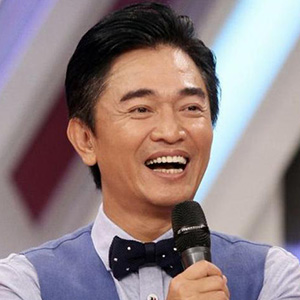
#> input picture python-notebooks/OpenCV/OpenCV_datasets/Jacky_Wu.jpg, 300 x 300 px, given in place of the camera
$ python 'Webcam背景模糊.py'
#> lines starting #> are read from the running program, lines starting #| are printed output that depends on the picture; after the words box and inside, x2 and y2 are one past the last pixel; in counts of white or black regions, pixels touching at a corner belong together
import cv2
import numpy as np


cap = cv2.VideoCapture(0)

if not cap.isOpened():
    print("無法開啟 Webcam")
    raise SystemExit


print("Webcam 背景模糊")
print("按 q 離開程式")

while True:
    ret, frame = cap.read()
#> frame is the input picture: shape (300, 300, 3); mean B, G, R 130.1, 128.1, 145

    if not ret:
        print("無法讀取畫面")
        break

    frame = cv2.flip(frame, 1)
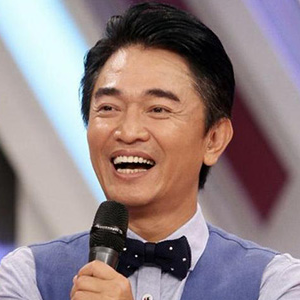
#> frame: shape (300, 300, 3); mean B, G, R 130.1, 128.1, 145

    hsv = cv2.cvtColor(frame, cv2.COLOR_BGR2HSV)
#> hsv: shape (300, 300, 3); mean H, S, V 78, 68.6, 155.2

    lower_white = np.array([0, 0, 160])
    upper_white = np.array([180, 80, 255])

    background_mask = cv2.inRange(
        hsv,
        lower_white,
        upper_white
    )
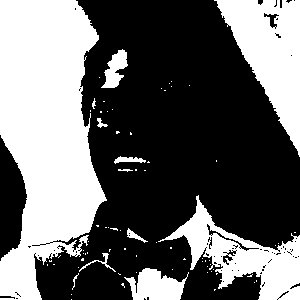
#> background_mask: shape (300, 300); 40.4% white; 75 white regions (63 under 20 px), largest, box (x1, y1, x2, y2) and area: (0, 0, 107, 300) 22056, (214, 0, 300, 157) 6565, (158, 195, 300, 300) 5243

    foreground_mask = cv2.bitwise_not(background_mask)

    kernel = np.ones((5, 5), np.uint8)

    foreground_mask = cv2.morphologyEx(
        foreground_mask,
        cv2.MORPH_OPEN,
        kernel
    )
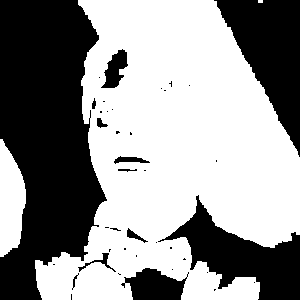
#> foreground_mask: shape (300, 300); 58% white; 40 black regions (28 under 20 px), largest, box (x1, y1, x2, y2) and area: (0, 0, 107, 300) 22539, (214, 0, 300, 157) 6734, (158, 195, 300, 300) 5916

    foreground_mask = cv2.morphologyEx(
        foreground_mask,
        cv2.MORPH_CLOSE,
        kernel
    )
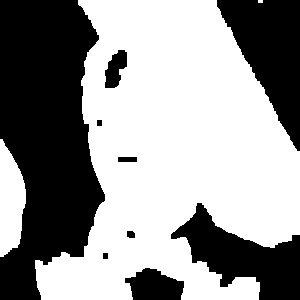
#> foreground_mask: shape (300, 300); 58.8% white; 9 black regions, largest, box (x1, y1, x2, y2) and area: (0, 0, 105, 300) 22481, (217, 0, 300, 151) 6721, (171, 203, 300, 300) 5805

    # 模糊整張畫面
    blurred = cv2.GaussianBlur(
        frame,
        (51, 51),
        0
    )
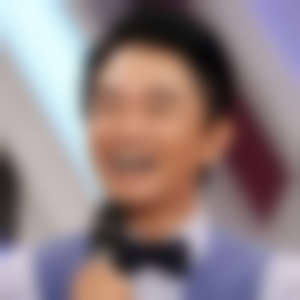
#> blurred: shape (300, 300, 3); mean B, G, R 130.1, 128.1, 145

    # 人物保留原圖，背景使用模糊圖
    result = np.where(
        foreground_mask[:, :, None] == 255,
        frame,
        blurred
    )
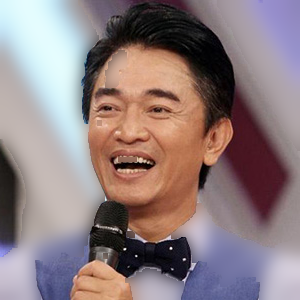
#> result: shape (300, 300, 3); mean B, G, R 127, 125.1, 142.5

    cv2.imshow("Original", frame)
    cv2.imshow("Mask", foreground_mask)
    cv2.imshow("Background Blur", result)

    if cv2.waitKey(1) & 0xFF == ord("q"):
#> (key q is pressed here)
        break


cap.release()
cv2.destroyAllWindows()

$ run again, on python-notebooks/OpenCV/OpenCV_datasets/coin.jpg
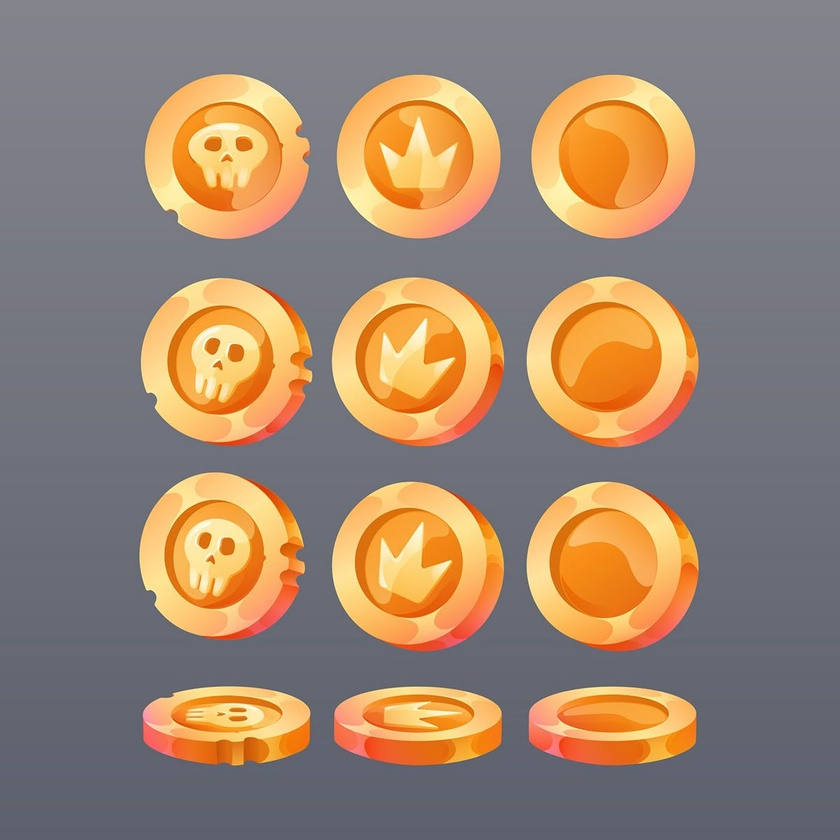
#> input picture python-notebooks/OpenCV/OpenCV_datasets/coin.jpg, 840 x 840 px, shrunk from 1200 x 1200 before the run, given in place of the camera
#> frame is the input picture: shape (840, 840, 3); mean B, G, R 112.6, 132.9, 156
#> hsv: shape (840, 840, 3); mean H, S, V 82.5, 71.8, 164.2
#> `background_mask = cv2.inRange( hsv, lower_white, upper_white )`:
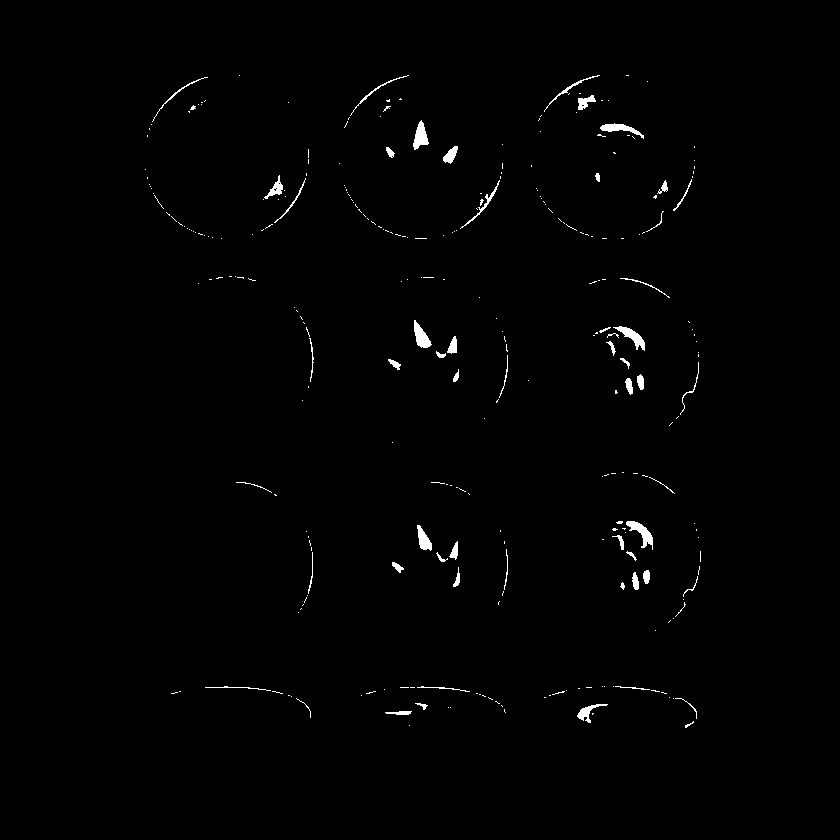
#> background_mask: shape (840, 840); 0.83% white; 292 white regions (236 under 20 px), largest, box (x1, y1, x2, y2) and area: (626, 521, 653, 550) 299, (613, 326, 645, 351) 273, (413, 120, 429, 150) 266
#> `blurred = cv2.GaussianBlur( frame, (51, 51), 0 )`:
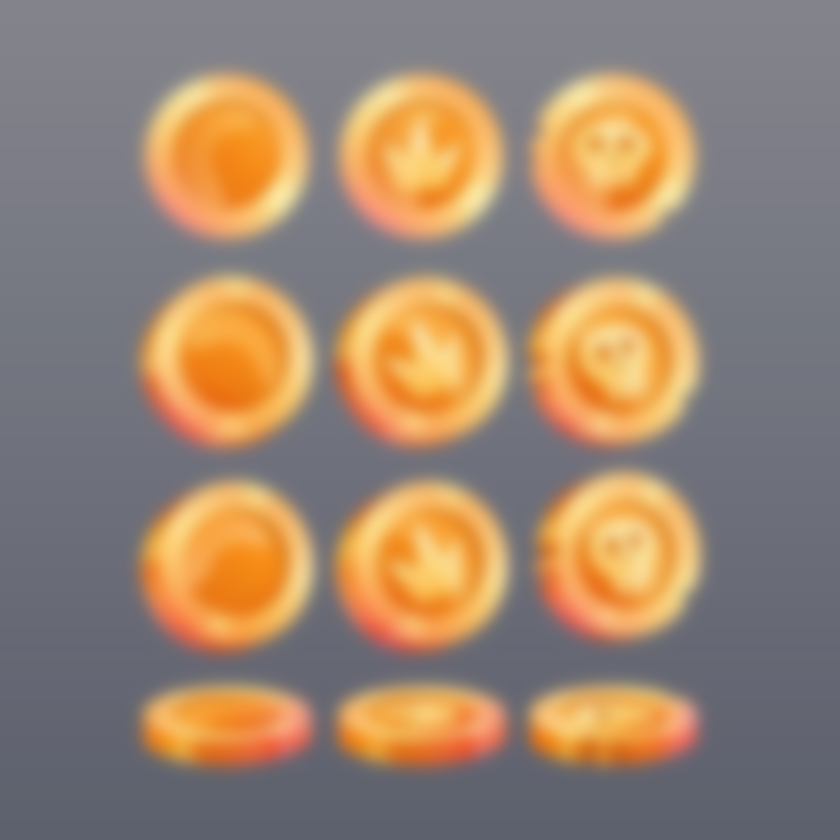
#> blurred: shape (840, 840, 3); mean B, G, R 112.6, 132.9, 156.1

$ run again, on python-notebooks/OpenCV/OpenCV_datasets/燒肉飯.jpg
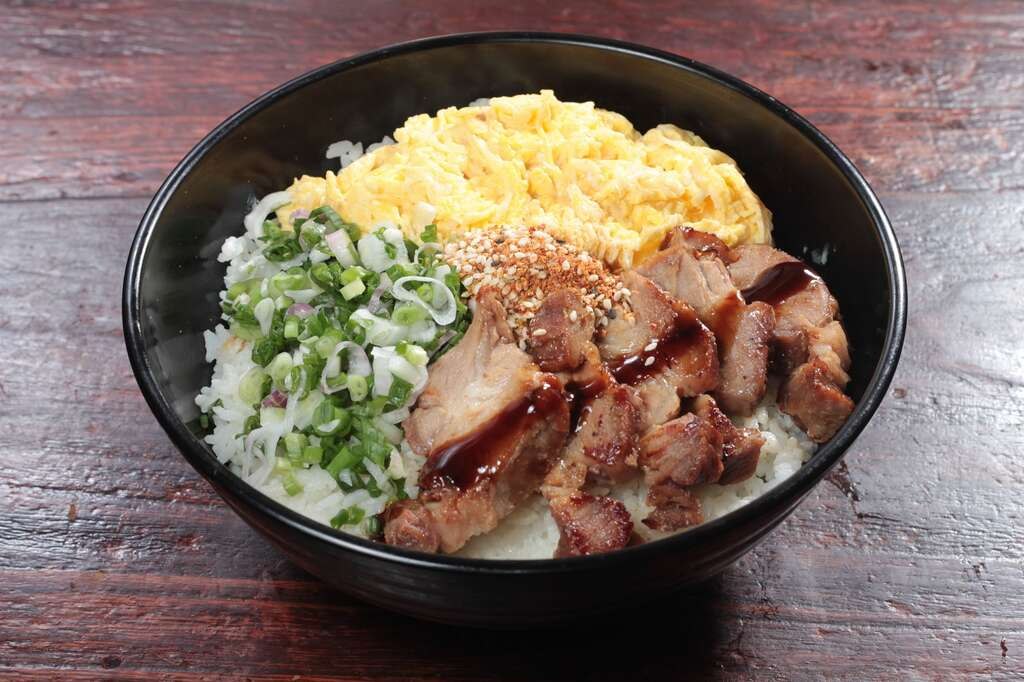
#> input picture python-notebooks/OpenCV/OpenCV_datasets/燒肉飯.jpg, 1024 x 682 px, given in place of the camera
#> frame is the input picture: shape (682, 1024, 3); mean B, G, R 99.2, 109.4, 127.6
#> hsv: shape (682, 1024, 3); mean H, S, V 80, 70.3, 129.9
#> `background_mask = cv2.inRange( hsv, lower_white, upper_white )`:
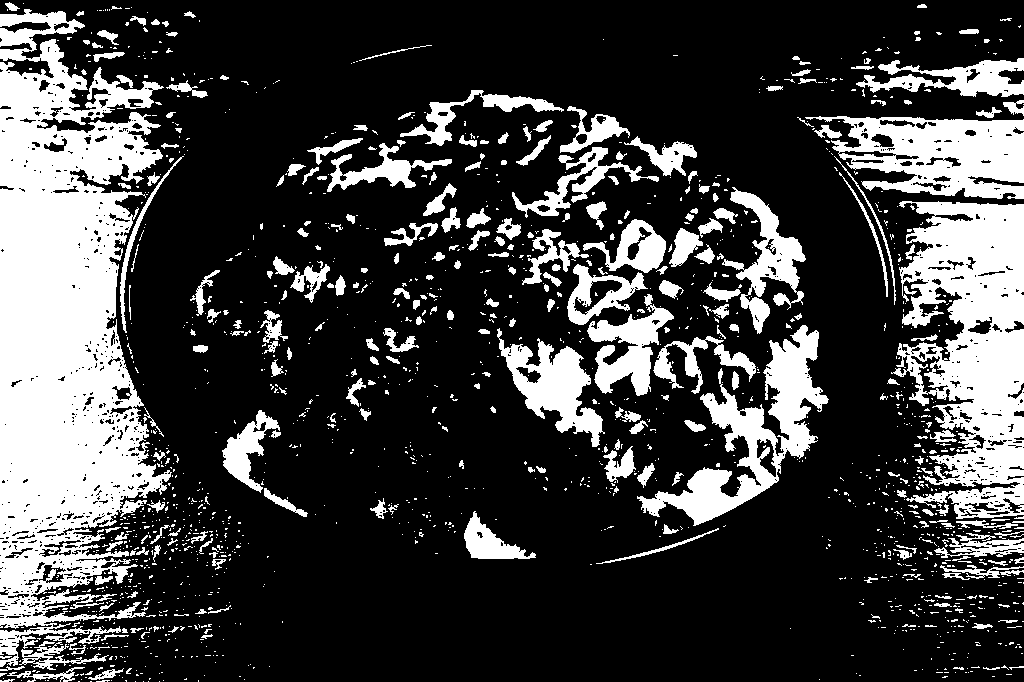
#> background_mask: shape (682, 1024); 25.4% white; 1607 white regions (1322 under 20 px), largest, box (x1, y1, x2, y2) and area: (0, 9, 172, 667) 67025, (891, 201, 1024, 519) 26005, (805, 116, 1024, 199) 10802
#> `result = np.where( foreground_mask[:, :, None] == 255, frame, blurred )`:
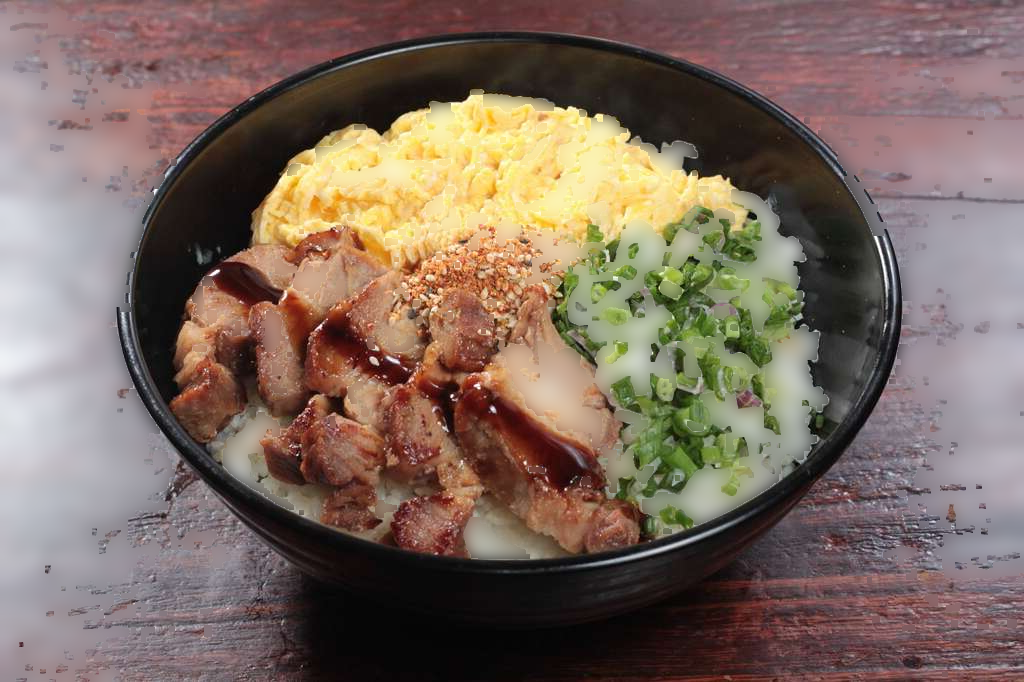
#> result: shape (682, 1024, 3); mean B, G, R 96.2, 107, 125.4
